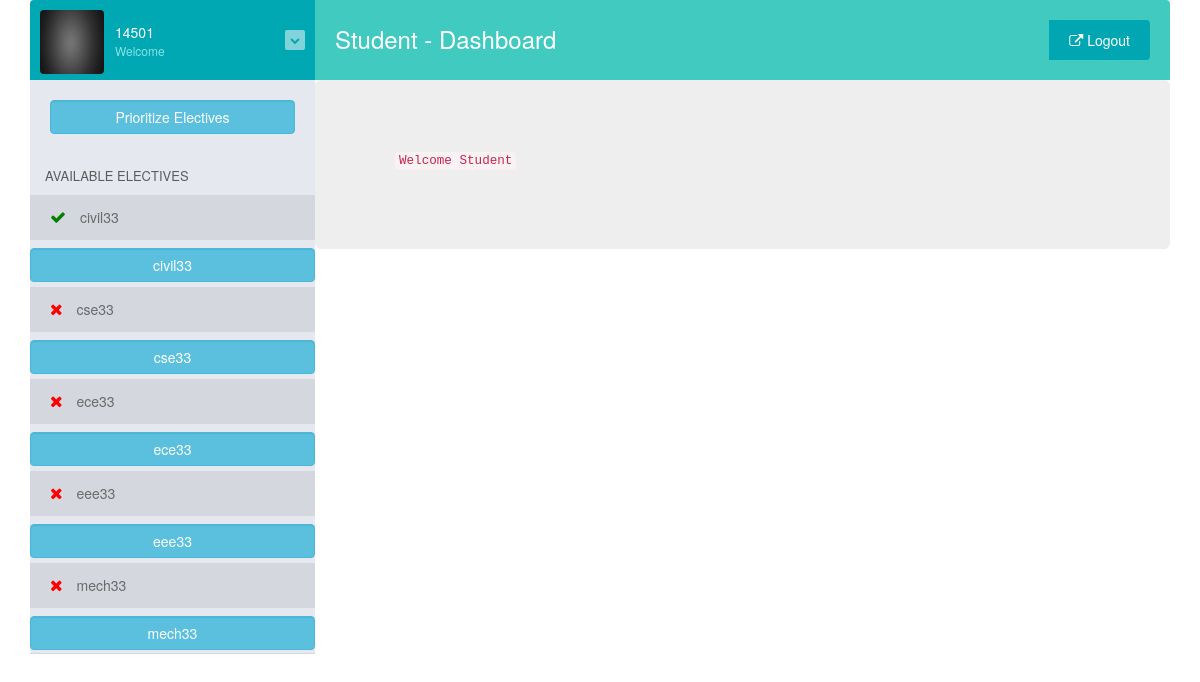
The page /student/student_profile.php (signed in) on the database its author committed.
### tables this page shows
CREATE TABLE `student_login` (
  `rollno` varchar(10) NOT NULL,
  `pswd` varchar(50) DEFAULT NULL,
  `cgpi` varchar(5) DEFAULT NULL,
  `brancode` varchar(10) DEFAULT NULL,
  `email` varchar(30) NOT NULL,
  `allotted` int(1) DEFAULT NULL,
  `pr1` varchar(10) DEFAULT NULL,
  `pr2` varchar(10) DEFAULT NULL,
  `pr3` varchar(10) DEFAULT NULL,
  `pr4` varchar(10) DEFAULT NULL,
  `pr5` varchar(10) DEFAULT NULL,
  `pr6` varchar(10) DEFAULT NULL
);

CREATE TABLE `elective` (
  `elecname` varchar(10) NOT NULL,
  `teachernm` varchar(20) NOT NULL,
  `publish` int(1) NOT NULL,
  `seats` int(3) DEFAULT NULL,
  `info` varchar(500) NOT NULL,
  `link` varchar(70) NOT NULL
);

### student/student_session.php (called while the page is built, shortened)
<?php
   $user_check = $_SESSION['login_user'];
   $ses_sql = mysqli_query($connection,"SELECT rollno from student_login where rollno = '$user_check' ");
   $row = mysqli_fetch_array($ses_sql,MYSQLI_ASSOC);
   $login_session = $row['rollno'];
?>

### student/student_profile.php (the view, shortened to what this page needs)
<?php
include('student_session.php');
?>
<!DOCTYPE html>
<html>
<head>
<?php
  include_once('student_head.php');
?>
</head>
<body>
<div class="container">
<div class="mail-box">
                  <aside class="sm-side">
                      <div class="user-head">
                          <a class="inbox-avatar" href="javascript:;">
                              <img  width="64" height="64" src="../books.jpg">
                          </a>
                          <div class="user-name">
                              <h5><a href="#"><?php echo $login_session; ?></a></h5>
                              <span><a href="#">Welcome</a></span>
                          </div>
                          <a class="mail-dropdown pull-right" href="javascript:;">
                              <i class="fa fa-chevron-down"></i>
                          </a>
                      </div>
                      <div class="inbox-body">
                          <form action="" method="post">
                            <div>
                        <input type="submit" name="prioritize" id="Prioritized Electives" tabindex="4" class="form-control btn btn-info" value="Prioritize Electives">
                      </div>
                          </form>
                      </div>
                      <ul class="inbox-nav inbox-divider nav nav-pills nav-stacked labels-info inbox-divider">
                      <li> <h4>Available Electives</h4> </li>
                      <?php
                            $abc="SELECT  elecname  FROM elective WHERE publish=1";
                            if($result = mysqli_query($connection, $abc))
                              {
                                while($rowa = mysqli_fetch_array($result))
                                  {
                                    $out=$rowa['elecname'];
                                    $outname1=$_SESSION['login_user'];
                                    $query="SELECT * FROM $out WHERE rollno='$outname1' and selects=1";
                                    $color="color:red";
                                    $icon="fa-times";
                                    if($result1 = mysqli_query($connection, $query))
                                    {
                                      if($data=mysqli_fetch_array($result1))
                                      {
                                        $color="color:green";
                                        $icon="fa-check";
                                      }
                                      else
                                      {
                                        $color="color:red";
                                        $icon="fa-times";
                                      }
                                     }
                      ?>
                          <li class="active">
                          <a href="#"><i class="fa <?php echo $icon; ?>" style="<?php echo $color; ?>"></i> <?php echo $out; ?> <span class="label label-info pull-right"></a>
                            <form action="" method="post">
                            <div>
                        <input type="submit" name="syllabus" id="<?php echo $out; ?>" tabindex="4" class="form-control btn btn-info" value="<?php echo $out; ?>">
                      </div>
                          </form>
                              </li>
                              <?php
                                    }
                                     }
                              ?>
                      </ul>
                  </aside>
                  <aside class="lg-side">
                      <div class="inbox-head">
                          <h3>Student - Dashboard</h3>
                          <form action="#" class="pull-right position">
                              <div class="input-append">
                                  <a href="../logout.php"><button class="btn sr-btn" type="button"><i class="fa fa-external-link"></i> Logout</button></a>
                              </div>
                          </form>
                      </div>
<?php
if(isset($_POST['prioritize']))
{
  include_once('student_prioritize_test.php');
}
else if(isset($_POST['priority']))
{
  include_once('student_prioritize.php');
}
else if(isset($_POST['submit_priority']))
{
  include_once('student_priority_set.php');
}
else if(isset($_POST['syllabus']))
{
  include_once('student_syllabus.php');
}
else
{
  include_once('student_content.php');
}
?>
</body>
</html>

### css/style.css (style rules this page uses)
.container { width: 100%; }
.mail-box { border-collapse: collapse; border-spacing: 0; display: table; table-layout: fixed; width: 100%; }
.mail-box aside { display: table-cell; float: none; height: 100%; padding: 0; vertical-align: top; }
.mail-box .sm-side { background: none repeat scroll 0 0 #e5e8ef; border-radius: 4px 0 0 4px; width: 25%; }
.mail-box .lg-side { background: none repeat scroll 0 0 #fff; border-radius: 0 4px 4px 0; width: 75%; }
.mail-box .sm-side .user-head { background: none repeat scroll 0 0 #00a8b3; border-radius: 4px 0 0; color: #fff; min-height: 80px; padding: 10px; }
.user-head .inbox-avatar { float: left; width: 65px; }
.user-head .inbox-avatar img { border-radius: 4px; }
.user-head .user-name { display: inline-block; margin: 0 0 0 10px; }
.user-head .user-name h5 { font-size: 14px; font-weight: 300; margin-bottom: 0; margin-top: 15px; }
.user-head .user-name h5 a { color: #fff; }
.user-head .user-name span a { color: #87e2e7; font-size: 12px; }
a.mail-dropdown { background: none repeat scroll 0 0 #80d3d9; border-radius: 2px; color: #01a7b3; font-size: 10px; margin-top: 20px; padding: 3px 5px; }
.inbox-body { padding: 20px; }
ul.inbox-nav { display: inline-block; margin: 0; padding: 0; width: 100%; }
.inbox-divider { border-bottom: 1px solid #d5d8df; }
ul.inbox-nav li { display: inline-block; line-height: 45px; width: 100%; }
ul.inbox-nav li a { color: #6a6a6a; display: inline-block; line-height: 45px; padding: 0 20px; width: 100%; }
ul.inbox-nav li a:hover, ul.inbox-nav li.active a, ul.inbox-nav li a:focus { background: none repeat scroll 0 0 #d5d7de; color: #6a6a6a; }
ul.inbox-nav li a i { color: #6a6a6a; font-size: 16px; padding-right: 10px; }
ul.labels-info li h4 { color: #5c5c5e; font-size: 13px; padding-left: 15px; padding-right: 15px; padding-top: 5px; text-transform: uppercase; }
ul.labels-info li { margin: 0; }
ul.labels-info li a { border-radius: 0; color: #6a6a6a; }
ul.labels-info li a i { padding-right: 10px; }
.inbox-head { background: none repeat scroll 0 0 #41cac0; border-radius: 0 4px 0 0; color: #fff; min-height: 80px; padding: 20px; }
.inbox-head h3 { display: inline-block; font-weight: 300; margin: 0; padding-top: 6px; }
.inbox-head .sr-btn { background: none repeat scroll 0 0 #00a6b2; border: medium none; border-radius: 0 4px 4px 0; color: #fff; height: 40px; padding: 0 20px; }
ul { list-style-type: none; padding: 0px; margin: 0px; }

### rows shown on the page
student_login: rollno "14501"
elective: elecname "civil33", syllabus "civil33"
elective: elecname "cse33", syllabus "cse33"
elective: elecname "ece33", syllabus "ece33"
elective: elecname "eee33", syllabus "eee33"
elective: elecname "mech33", syllabus "mech33"
